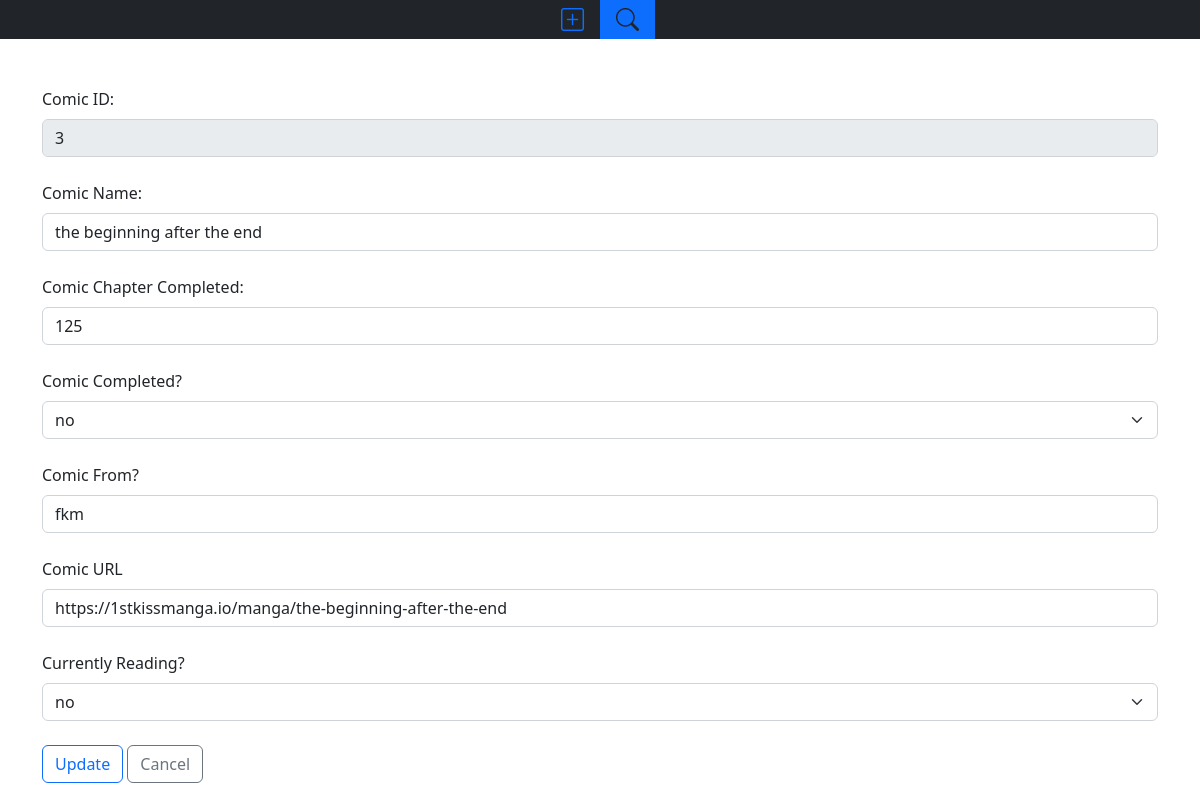
Page /update/3 on the committed database.
### app.py (models this page shows, shortened)
class comics(db.Model):
    comic_id = db.Column(db.Integer(),primary_key=True)
    comic_name = db.Column(db.String(100),nullable=False)
    comic_chapter_completed = db.Column(db.Integer(),nullable=False)
    comic_completed = db.Column(db.String(5),nullable=False)
    comic_from = db.Column(db.String(10))
    comic_url = db.Column(db.String(100))
    comic_reading = db.Column(db.String(5),nullable=False)
    comic_like = db.Column(db.Integer(),nullable=False)

### app.py (the view)
@app.route('/update/<comicid>')
def updatecomic(comicid):
    query = select(comics).where(comics.comic_id == comicid)
    data = db.session.execute(query)
    return render_template('update.html',data = data.scalars().all()[0])

### templates/update.html (shortened to what this page needs)
{% extends 'navbar.html' %}
{% block add %}"nav-item"{% endblock add %}
{% block addtext %}"nav-link text-primary"{% endblock addtext %}
{% block search %}"nav-item bg-primary"{% endblock search %}
{% block searchtext %}"nav-link text-dark"{% endblock searchtext %}
{% block body %}
<div class="container">
    <div class = "row">
        <div class="col">
<form name="update_form" method="post" action="/doupdate">
    <label class='form-label'>Comic ID: </label><input type="text" name="comic_id_show" class="form-control" value='{{data.comic_id}}' disabled><br>
    <label class='form-label'> Comic Name: </label> <input type="text" name ='comic_name' class='form-control' value='{{data.comic_name}}'><br>
    <label class='form-label'>Comic Chapter Completed:</label> <input type = "number" name="chapter_chap_completed"class='form-control' value={{data.comic_chapter_completed}}><br>
    {% if data.comic_completed == 'no' %}
        <label class='form-label'>Comic Completed?</label>  <select class='form-select' id="scc" onchange="document.getElementById('cc').value = document.getElementById('scc').value;">
        <option value="no" selected >no</option>
    </select><br>{% endif %}
    <label class='form-label'>Comic From?</label> <input type="text" name="comic_from" class='form-control' value={{data.comic_from}}><br>
    <label class='form-label'>Comic URL </label><input type="text" name="comic_url" class='form-control' value={{data.comic_url}}><br>
    {% if data.comic_reading == 'no' %}
    <label class='form-label'>Currently Reading?</label> <select class='form-select' id="scr" onchange="document.getElementById('cr').value = document.getElementById('scr').value;">
        <option value="no" selected>no</option>
    </select><br>
    {% endif %}
    <button type="submit" class="btn btn-outline-primary">Update</button>
    <input type="button" value="Cancel" onclick="history.back()" class="btn btn-outline-secondary">
</form>
</div>
</div>
</div>
{% endblock body %}

### templates/navbar.html (style rules this page uses)
body { overflow: scroll; }

### rows in the picture
comics: comic_id_show "3", comic_name "the beginning after the end", chapter_chap_completed "125", comic_from "fkm", comic_url "https://1stkissmanga.io/manga/the-beginning-after-the-end"
